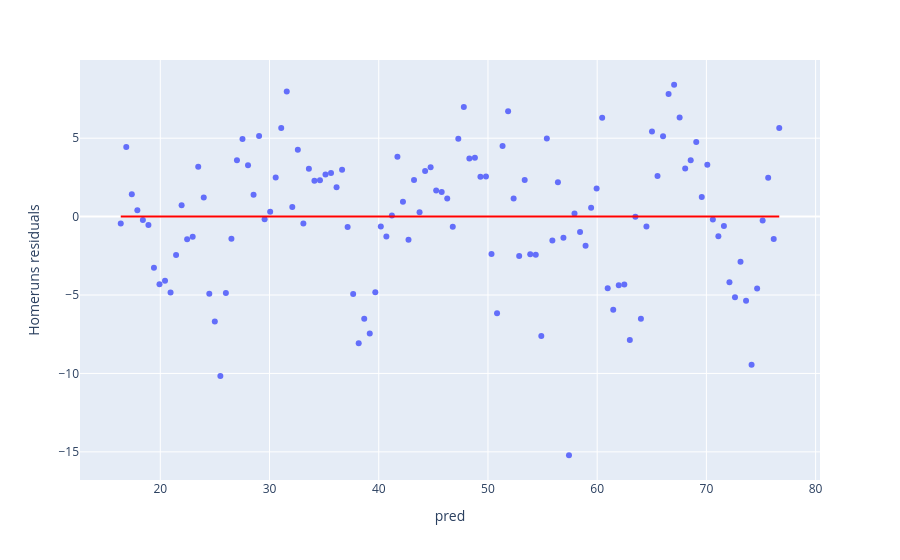

The cell this chart's notebook holds for it:
### Code cell
copy = homeruns.copy()
copy["Homeruns"] = copy["Homeruns"].apply(np.sqrt)
create_residual_plot(copy, "Year", "Homeruns")
